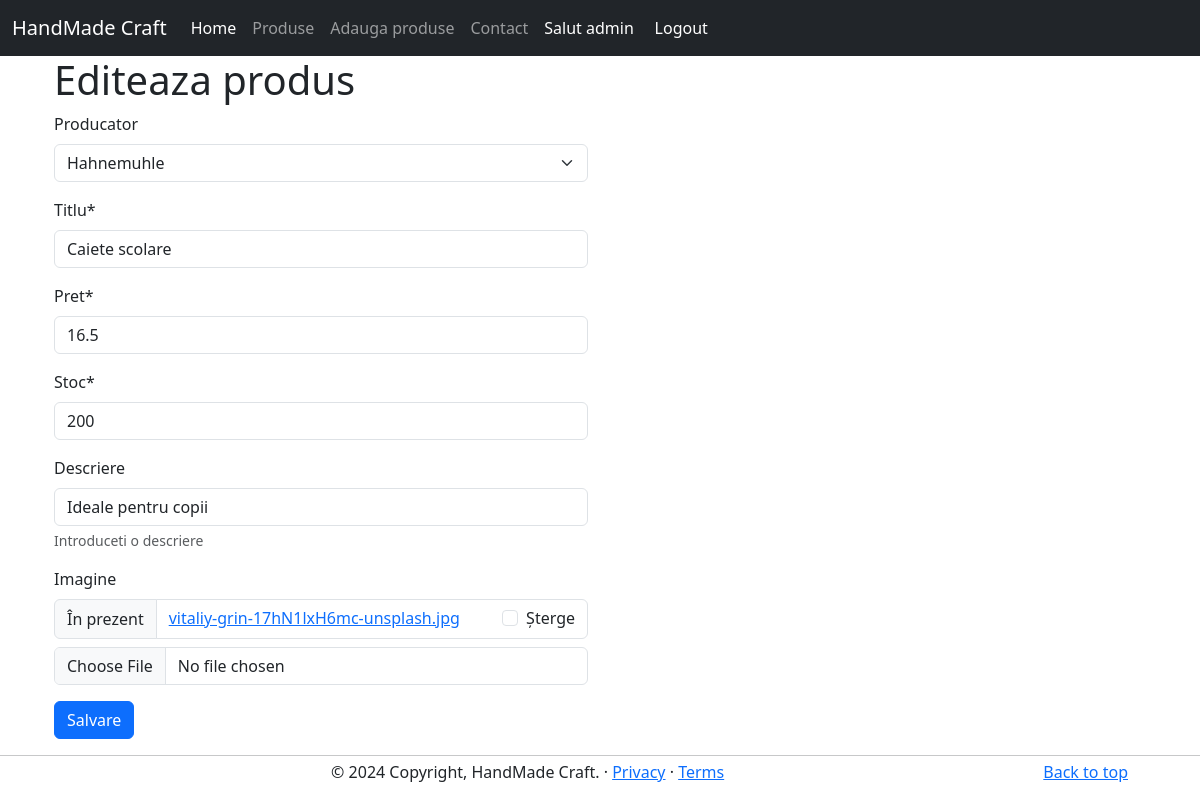
The app's page /produs/edit/19/ (signed in), older data.
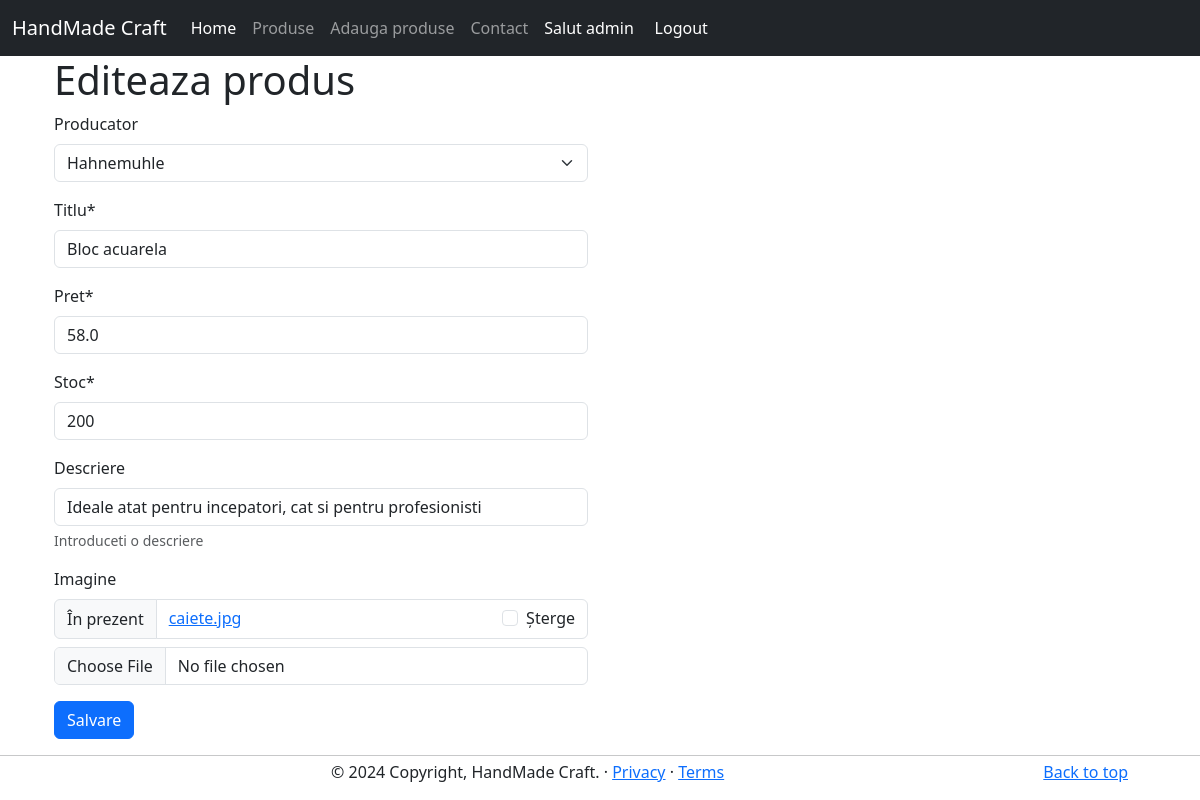
The same page, newer data.
### app/models.py (models this page shows, shortened)
class Produs(models.Model):
    producator = models.ForeignKey(Producator, null=True, blank = True, on_delete=models.CASCADE)
    titlu = models.CharField(max_length=50) #unique=True - daca vrem sa nu avem dubluri la nume
    pret = models.FloatField(db_index = True)
    stoc = models.IntegerField(default=0)
    descriere = models.CharField(max_length=1024, null=True, blank=True, help_text="Introduceti o descriere" )
    imagine = models.FileField(null=True, blank=True)
    created = models.DateTimeField(auto_now_add=True)
    updated = models.DateTimeField(auto_now=True)
    class Meta:
        verbose_name_plural = "Produs"

### app/views.py (the view)
# urls.py: path("produs/edit/<int:produs_id>/", views.editare_produs, name="edit-produs"),
@is_staff
def editare_produs(request, produs_id):
    produs = get_object_or_404(Produs, id=produs_id)
    formular = ProdusForm(instance=produs)
    if request.method == "POST":
        formular = ProdusForm(request.POST, instance=produs)
        if formular.is_valid():
            formular.save()
            return redirect(reverse("pagina-produse"))
    return render(request, "editare_produs.html", {"form": formular})

### app/forms.py
class ProdusForm(forms.ModelForm):
    class Meta:
        model = Produs
        fields = "__all__"
        widgets = {
            "descriere": TinyMCE()
        }

### app/models.py (called while the page is built)
    def __str__(self):
        return f"{self.nume}"

### app/templates/editare_produs.html (shortened to what this page needs)
{% extends "base.html" %}
{% block body %}
{% load crispy_forms_tags %}
<div class="container">
    <div class="row ">
        <div class="col-md-6">
            <h1>Editeaza produs</h1>
                <form method="POST">
                    {{ form|crispy }}
                    <input type="submit" class="btn btn-primary" value="Salvare" />
                </form>
        </div>
    </div>
</div>
{% endblock body %}

Row changes from the older to the newer data that the page shows:
changed Produs "Hahnemuhle": titlu "Caiete scolare" → "Bloc acuarela"; pret "16.5" → "58.0"; descriere "Ideale pentru copii" → "Ideale atat pentru incepatori, cat si pentru profesionisti"
Text that changed along with them:
text no longer shown: "Producator Titlu * Pret * Stoc * Descriere Introduceti o descriere Imagine În prezent vitaliy-grin-17hN1lxH6mc-unsplash.jpg Șterge"
text now shown: "Producator Titlu * Pret * Stoc * Descriere Introduceti o descriere Imagine În prezent caiete.jpg Șterge"
